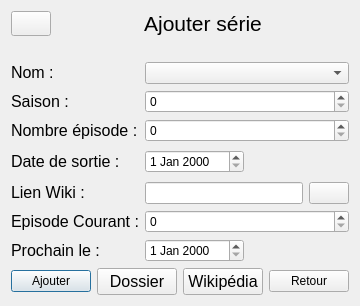
      <widget class="QWidget" name="pageAjoutModification">
       <layout class="QGridLayout" name="gridLayout_5">
        <item row="0" column="0">
         <layout class="QVBoxLayout" name="pageAjoutModificationVLayoutPrincipal">
          <item>
           <layout class="QHBoxLayout" name="pageAjoutModificationHLayoutTitre">
            <item>
             <widget class="QPushButton" name="pageAjoutModifBoutonAccueil">
              <property name="maximumSize">
               <size>
                <width>40</width>
                <height>40</height>
               </size>
              </property>
              <property name="toolTip">
               <string>Retourne à l'écran principal</string>
              </property>
              <property name="text">
               <string/>
              </property>
              <property name="icon">
               <iconset resource="ressource.qrc">
                <normaloff>:/images/accueil.png</normaloff>:/images/accueil.png</iconset>
              </property>
              <property name="iconSize">
               <size>
                <width>32</width>
                <height>32</height>
               </size>
              </property>
             </widget>
            </item>
            <item>
             <widget class="QLabel" name="pageAjoutModifTitre">
              <property name="sizePolicy">
               <sizepolicy hsizetype="Preferred" vsizetype="Fixed">
                <horstretch>0</horstretch>
                <verstretch>0</verstretch>
               </sizepolicy>
              </property>
              <property name="toolTip">
               <string>&lt;html&gt;&lt;head/&gt;&lt;body&gt;&lt;p align=&quot;center&quot;&gt;&lt;br/&gt;&lt;/p&gt;&lt;/body&gt;&lt;/html&gt;</string>
              </property>
              <property name="whatsThis">
               <string>&lt;html&gt;&lt;head/&gt;&lt;body&gt;&lt;p align=&quot;center&quot;&gt;&lt;br/&gt;&lt;/p&gt;&lt;/body&gt;&lt;/html&gt;</string>
              </property>
              <property name="styleSheet">
               <string notr="true">font: 16pt &quot;MS Shell Dlg 2&quot;;</string>
              </property>
              <property name="text">
               <string>&lt;html&gt;&lt;head/&gt;&lt;body&gt;&lt;p align=&quot;center&quot;&gt;&lt;span style=&quot; font-size:16pt;&quot;&gt;Ajouter série&lt;/span&gt;&lt;/p&gt;&lt;/body&gt;&lt;/html&gt;</string>
              </property>
              <property name="alignment">
               <set>Qt::AlignCenter</set>
              </property>
             </widget>
            </item>
           </layout>
          </item>
          <item>
           <layout class="QFormLayout" name="formLayout">
            <property name="formAlignment">
             <set>Qt::AlignCenter</set>
            </property>
            <item row="1" column="0">
             <widget class="QLabel" name="pageAjoutModifLabelNom">
              <property name="sizePolicy">
               <sizepolicy hsizetype="Preferred" vsizetype="Expanding">
                <horstretch>0</horstretch>
                <verstretch>0</verstretch>
               </sizepolicy>
              </property>
              <property name="maximumSize">
               <size>
                <width>130</width>
                <height>16777215</height>
               </size>
              </property>
              <property name="text">
               <string>&lt;html&gt;&lt;head/&gt;&lt;body&gt;&lt;p&gt;&lt;span style=&quot; font-size:12pt;&quot;&gt;Nom :&lt;/span&gt;&lt;/p&gt;&lt;/body&gt;&lt;/html&gt;</string>
              </property>
             </widget>
            </item>
            <item row="1" column="1">
             <widget class="QComboBox" name="pageAjoutModifComboNom"/>
            </item>
            <item row="2" column="0">
             <widget class="QLabel" name="pageAjoutModifLabelSaison">
              <property name="sizePolicy">
               <sizepolicy hsizetype="Preferred" vsizetype="Expanding">
                <horstretch>0</horstretch>
                <verstretch>0</verstretch>
               </sizepolicy>
              </property>
              <property name="maximumSize">
               <size>
                <width>130</width>
                <height>16777215</height>
               </size>
              </property>
              <property name="text">
               <string>&lt;html&gt;&lt;head/&gt;&lt;body&gt;&lt;p&gt;&lt;span style=&quot; font-size:12pt;&quot;&gt;Saison :&lt;/span&gt;&lt;/p&gt;&lt;/body&gt;&lt;/html&gt;</string>
              </property>
             </widget>
            </item>
            <item row="2" column="1">
             <widget class="QSpinBox" name="pageAjoutModifLineSaison"/>
            </item>
            <item row="3" column="0">
             <widget class="QLabel" name="pageAjoutModifLabelNbEpisode">
              <property name="sizePolicy">
               <sizepolicy hsizetype="Preferred" vsizetype="Expanding">
                <horstretch>0</horstretch>
                <verstretch>0</verstretch>
               </sizepolicy>
              </property>
              <property name="maximumSize">
               <size>
                <width>130</width>
                <height>16777215</height>
               </size>
              </property>
              <property name="text">
               <string>&lt;html&gt;&lt;head/&gt;&lt;body&gt;&lt;p&gt;&lt;span style=&quot; font-size:12pt;&quot;&gt;Nombre épisode :&lt;/span&gt;&lt;/p&gt;&lt;/body&gt;&lt;/html&gt;</string>
              </property>
             </widget>
            </item>
            <item row="3" column="1">
             <widget class="QSpinBox" name="pageAjoutModifLineNbEpisode"/>
            </item>
            <item row="4" column="0">
             <widget class="QLabel" name="pageAjoutModifLabelDateSortie">
              <property name="sizePolicy">
               <sizepolicy hsizetype="Preferred" vsizetype="Expanding">
                <horstretch>0</horstretch>
                <verstretch>0</verstretch>
               </sizepolicy>
              </property>
              <property name="maximumSize">
               <size>
                <width>130</width>
                <height>16777215</height>
               </size>
              </property>
              <property name="text">
               <string>&lt;html&gt;&lt;head/&gt;&lt;body&gt;&lt;p&gt;&lt;span style=&quot; font-size:12pt;&quot;&gt;Date de sortie :&lt;/span&gt;&lt;/p&gt;&lt;/body&gt;&lt;/html&gt;</string>
              </property>
             </widget>
            </item>
            <item row="4" column="1">
             <layout class="QHBoxLayout" name="pageAjoutModificationHLayoutDateSortie">
              <item>
               <widget class="QDateEdit" name="pageAjoutModifLineDateSortie"/>
              </item>
              <item>
               <widget class="QLabel" name="pageAjoutModifLabelDate">
                <property name="sizePolicy">
                 <sizepolicy hsizetype="Preferred" vsizetype="Preferred">
                  <horstretch>0</horstretch>
                  <verstretch>0</verstretch>
                 </sizepolicy>
                </property>
                <property name="maximumSize">
                 <size>
                  <width>16777215</width>
                  <height>16777215</height>
                 </size>
                </property>
                <property name="toolTip">
                 <string>&lt;html&gt;&lt;head/&gt;&lt;body&gt;&lt;p align=&quot;center&quot;&gt;&lt;br/&gt;&lt;/p&gt;&lt;/body&gt;&lt;/html&gt;</string>
                </property>
                <property name="whatsThis">
                 <string>&lt;html&gt;&lt;head/&gt;&lt;body&gt;&lt;p align=&quot;center&quot;&gt;&lt;br/&gt;&lt;/p&gt;&lt;/body&gt;&lt;/html&gt;</string>
                </property>
                <property name="styleSheet">
                 <string notr="true">font: 11pt &quot;MS Shell Dlg 2&quot;;</string>
                </property>
                <property name="text">
                 <string>&lt;html&gt;&lt;head/&gt;&lt;body&gt;&lt;p&gt;&lt;br/&gt;&lt;/p&gt;&lt;/body&gt;&lt;/html&gt;</string>
                </property>
               </widget>
              </item>
             </layout>
            </item>
            <item row="5" column="0">
             <widget class="QLabel" name="pageAjoutModifLabelWiki">
              <property name="maximumSize">
               <size>
                <width>130</width>
                <height>16777215</height>
               </size>
              </property>
              <property name="text">
               <string>&lt;html&gt;&lt;head/&gt;&lt;body&gt;&lt;p&gt;&lt;span style=&quot; font-size:12pt;&quot;&gt;Lien Wiki :&lt;/span&gt;&lt;/p&gt;&lt;/body&gt;&lt;/html&gt;</string>
              </property>
             </widget>
            </item>
            <item row="5" column="1">
             <layout class="QHBoxLayout" name="pageAjoutModificationHLayoutWiki">
              <item>
               <widget class="QLineEdit" name="pageAjoutModifLineWiki"/>
              </item>
              <item>
               <widget class="QPushButton" name="pageAjoutModifButtonWiki">
                <property name="maximumSize">
                 <size>
                  <width>130</width>
                  <height>16777215</height>
                 </size>
                </property>
                <property name="toolTip">
                 <string>Ouvre un lien vers Wikipédia</string>
                </property>
                <property name="text">
                 <string/>
                </property>
                <property name="icon">
                 <iconset resource="ressource.qrc">
                  <normaloff>:/images/wiki.png</normaloff>:/images/wiki.png</iconset>
                </property>
               </widget>
              </item>
             </layout>
            </item>
            <item row="6" column="0">
             <widget class="QLabel" name="pageAjoutModifLabelEpisodeCourant">
              <property name="sizePolicy">
               <sizepolicy hsizetype="Preferred" vsizetype="Expanding">
                <horstretch>0</horstretch>
                <verstretch>0</verstretch>
               </sizepolicy>
              </property>
              <property name="minimumSize">
               <size>
                <width>0</width>
                <height>0</height>
               </size>
              </property>
              <property name="maximumSize">
               <size>
                <width>130</width>
                <height>16777215</height>
               </size>
              </property>
              <property name="text">
               <string>&lt;html&gt;&lt;head/&gt;&lt;body&gt;&lt;p&gt;&lt;span style=&quot; font-size:12pt;&quot;&gt;Episode Courant :&lt;/span&gt;&lt;/p&gt;&lt;/body&gt;&lt;/html&gt;</string>
              </property>
             </widget>
            </item>
            <item row="6" column="1">
             <widget class="QSpinBox" name="pageAjoutModifLineEpisodeCourant"/>
            </item>
            <item row="7" column="0">
             <widget class="QLabel" name="pageAjoutModificationLabelProchain">
              <property name="font">
               <font>
                <pointsize>12</pointsize>
               </font>
              </property>
              <property name="text">
               <string>Prochain le :</string>
              </property>
             </widget>
            </item>
            <item row="7" column="1">
             <layout class="QHBoxLayout" name="horizontalLayout_2">
              <item>
               <widget class="QDateEdit" name="pageAjoutModifLineDateProchain"/>
              </item>
              <item>
               <widget class="QLabel" name="pageAjoutModifLabelDateProchain">
                <property name="font">
                 <font>
                  <pointsize>11</pointsize>
                 </font>
                </property>
                <property name="text">
                 <string/>
                </property>
               </widget>
              </item>
             </layout>
            </item>
            <item row="0" column="1">
             <widget class="QLabel" name="pageAjoutModifLabelRetour">
              <property name="text">
               <string/>
              </property>
             </widget>
            </item>
           </layout>
          </item>
          <item>
           <layout class="QHBoxLayout" name="pageAjoutModificationHLayoutBoutonInferieur">
            <item>
             <widget class="QPushButton" name="pageAjoutModifBoutonValider">
              <property name="toolTip">
               <string>Ajoute la série</string>
              </property>
              <property name="styleSheet">
               <string notr="true">font: 12pt &quot;MS Shell Dlg 2&quot;;</string>
              </property>
              <property name="text">
               <string>Ajouter</string>
              </property>
              <property name="icon">
               <iconset resource="ressource.qrc">
                <normaloff>:/images/ajouter.png</normaloff>:/images/ajouter.png</iconset>
              </property>
              <property name="iconSize">
               <size>
                <width>32</width>
                <height>32</height>
               </size>
              </property>
              <property name="autoDefault">
               <bool>true</bool>
              </property>
              <property name="default">
               <bool>true</bool>
              </property>
             </widget>
            </item>
            <item>
             <widget class="QPushButton" name="pageAjoutModifBoutonDossier">
              <property name="font">
               <font>
                <pointsize>12</pointsize>
               </font>
              </property>
              <property name="toolTip">
               <string>Ouvre le dossier de la série</string>
              </property>
              <property name="text">
               <string>Dossier</string>
              </property>
              <property name="icon">
               <iconset resource="ressource.qrc">
                <normaloff>:/images/dossier.png</normaloff>:/images/dossier.png</iconset>
              </property>
              <property name="iconSize">
               <size>
                <width>32</width>
                <height>32</height>
               </size>
              </property>
             </widget>
            </item>
            <item>
             <widget class="QPushButton" name="pageAjoutModifBoutonWiki">
              <property name="font">
               <font>
                <pointsize>12</pointsize>
               </font>
              </property>
              <property name="toolTip">
               <string>Ouvre le lien Wikipédia de la série</string>
              </property>
              <property name="text">
               <string>Wikipédia</string>
              </property>
              <property name="icon">
               <iconset resource="ressource.qrc">
                <normaloff>:/images/wiki.png</normaloff>:/images/wiki.png</iconset>
              </property>
              <property name="iconSize">
               <size>
                <width>32</width>
                <height>32</height>
               </size>
              </property>
             </widget>
            </item>
            <item>
             <widget class="QPushButton" name="pageAjoutModifBoutonRetour">
              <property name="toolTip">
               <string>Retour à l'écran principal</string>
              </property>
              <property name="styleSheet">
               <string notr="true">font: 12pt &quot;MS Shell Dlg 2&quot;;</string>
              </property>
              <property name="text">
               <string>Retour</string>
              </property>
              <property name="icon">
               <iconset resource="ressource.qrc">
                <normaloff>:/images/retour.png</normaloff>:/images/retour.png</iconset>
              </property>
              <property name="iconSize">
               <size>
                <width>32</width>
                <height>32</height>
               </size>
              </property>
             </widget>
            </item>
           </layout>
          </item>
         </layout>
        </item>
       </layout>
      </widget>
